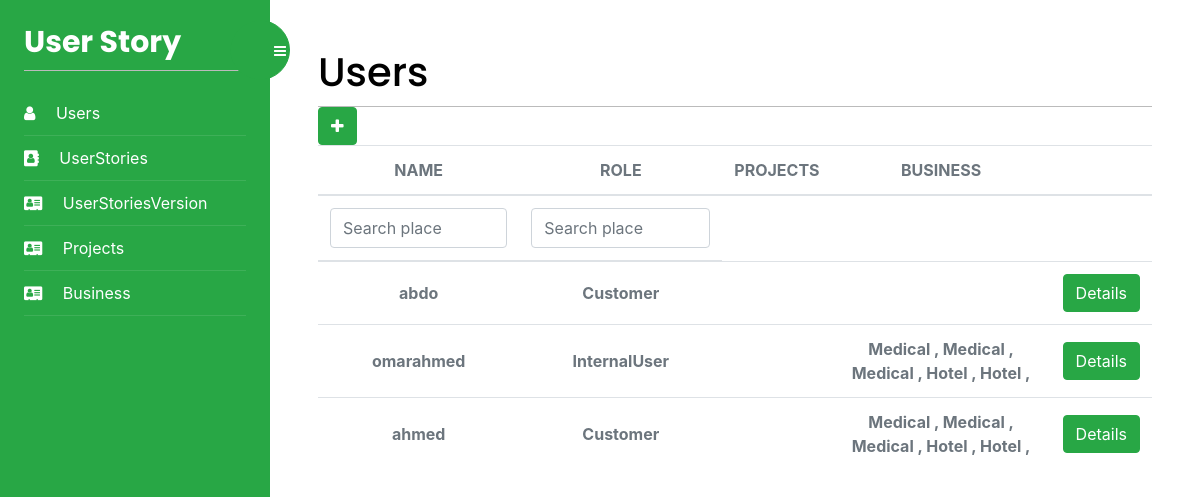
Page /Users/list/ (signed in) on the earlier database version.
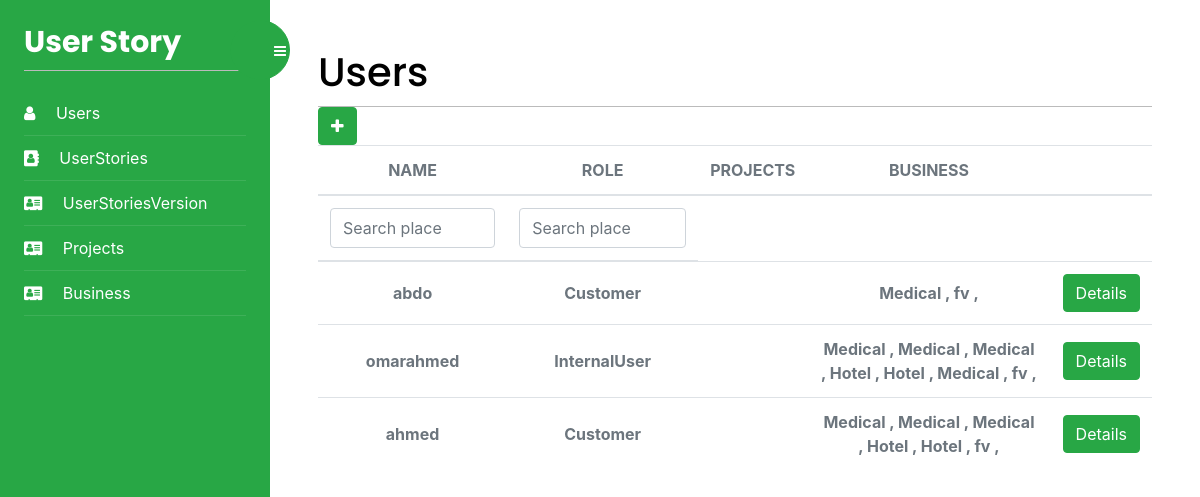
Same page on the later database version.
### UserStoryApp/models.py (models this page shows, shortened)
class User (AbstractUser):
    Role = models.IntegerField(blank=True, null=True)
    project = []
    business = []
    def get_projects(self):
        return "\n".join([f'{p.name} , ' for p in self.project])
    def get_businesses(self):
        return "\n".join([f'{p.name} , ' for p in self.business])

class Business(models.Model):
    id = models.AutoField(primary_key=True)
    businessIndustry = models.ManyToManyField(
        BusinessCategory)
    hourlyRate = models.IntegerField(blank=True, null=True)
    name = models.TextField(blank=True)
    LegalEntityName = models.TextField(blank=True)
    Address = models.TextField(blank=True)
    BusinessNumber = models.IntegerField(blank=True, null=True)
    BusinessEmail = models.TextField(blank=True)
    User = models.ManyToManyField(User)
    ABN = models.IntegerField(blank=True, null=True)
    class Meta:
        db_table = "Business"

### Users/views.py (the view)
# urls.py: path('list/', views.user_list, name='users'),
@login_required
def user_list(request):
    User = get_user_model()
    users = User.objects.all()
    my_filter = UsersFilter(request.GET, queryset=users)
    users = my_filter.qs
    for u in users:
        project = Project.objects.filter(User=u)
        if len(project):
            u.project = project
    for u in users:
        business = Business.objects.filter(User=u)
        print(business)
        if len(business):
            u.business = business
            print(u.business)
        u.Role = Role(u.Role).name
    return render(request, 'user/users.html', {'users': users, 'filter': my_filter})

### Users/templates/user/users.html (shortened to what this page needs)
{% extends "base.html" %}
{% block content %}
<div>
    <h1 class="m-auto">Users</h1>
</div>
<a href="{% url 'addUsers' %}" class="btn btn-success" aria-hidden="true"><i class="fa fa-plus text-white"
        aria-hidden="true"></i>
</a>
<div class="table-responsive p-0">
    <table class="table align-items-center mb-0">
        <thead>
            <tr>
                <th class="text-center text-uppercase text-secondary text-xxs font-weight-bolder opacity-7">Name</th>
                <th class="text-center text-uppercase text-secondary text-xxs font-weight-bolder opacity-7">Role</th>
                <th class="text-center text-uppercase text-secondary text-xxs font-weight-bolder opacity-7">Projects
                </th>
                <th class="text-center text-uppercase text-secondary text-xxs font-weight-bolder opacity-7">Business</th>
                <th class="text-secondary opacity-7"></th>
            </tr>
        </thead>
        <thead>
            <tr>
                <form id="form" method="get">
                    <th class="text-center text-uppercase text-secondary text-xxs font-weight-bolder opacity-7">
                        {{filter.form.username}}</th>
                    <th class="text-center text-uppercase text-secondary text-xxs font-weight-bolder opacity-7">
                        {{filter.form.Role}}</th>
                </form>
            </tr>
        </thead>
        <tbody>
            {% for user in users %}
                <tr>
                <td class="align-middle text-center">
                    <span class="text-secondary text-xs font-weight-bold">{{user.username}}</span>
                </td>
                <td class="align-middle text-center">
                    <span class="text-secondary text-xs font-weight-bold">{{user.Role}}</span>
                </td>
                <td class="align-middle text-center">
                </td>
                <td class="align-middle text-center">
                    <span class="text-secondary text-xs font-weight-bold">{{user.get_businesses}}</span>
                </td>
                <td class="align-middle text-center">
                    <a href="{% url 'userDetails' user.id %}" class="btn btn-success" aria-hidden="true">
                        Details
                    </a>
                </td>
            </tr>
            {% endfor %}
        </tbody>
    </table>
</div>
{% endblock %}

Differences in the rows shown:
changed User "abdo": get_businesses (not shown) → "Medical , fv ,"
computed for User "omarahmed": get_businesses "Medical , Medical , Medical , Hotel , Hotel ," → "Medical , Medical , Medical , Hotel , Hotel , Medical , fv ,"
computed for User "ahmed": get_businesses "Medical , Medical , Medical , Hotel , Hotel ," → "Medical , Medical , Medical , Hotel , Hotel , fv ,"
